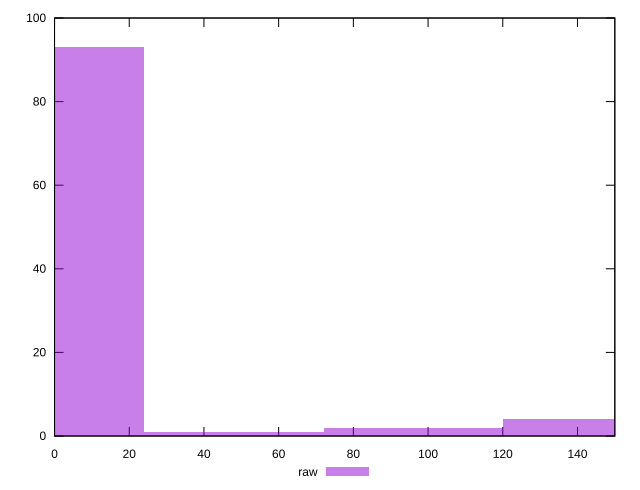

Here is the gnuplot script that generated this plot:
reset

$raw <<EOF
144.1889640402639 4
0 93
96.12597602684261 2
48.062988013421304 1
EOF

set key outside below
set boxwidth 48.062988013421304
set xrange [0:150]
set yrange [0:100]
set trange [0:100]
set style fill transparent solid 0.5 noborder
set terminal svg size 640, 490 enhanced background rgb 'white'
set output "report_00016_2021-02-10T13-31-48.338Z/unminified-css/samples/pages/raw/histogram.svg"

plot $raw title "raw" with boxes

reset
